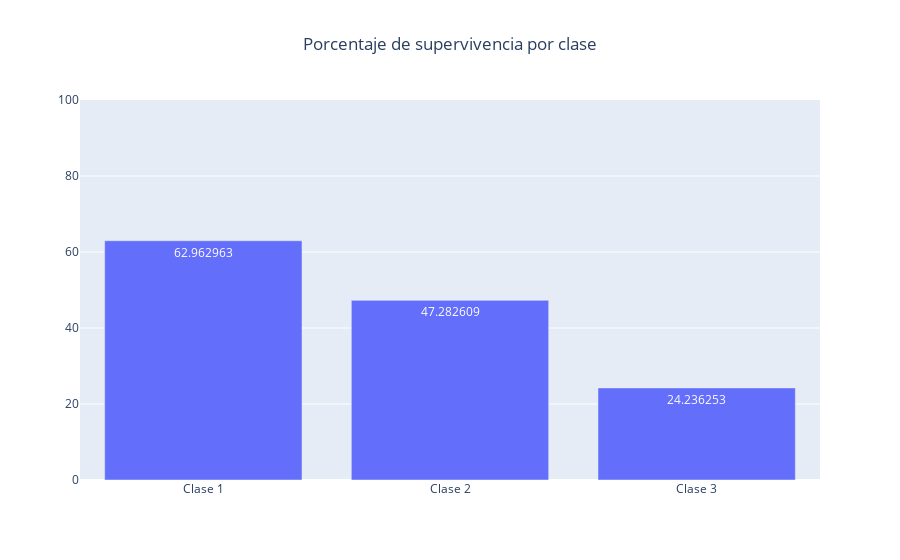

The notebook cell this image was saved under:
### Code cell
import plotly.graph_objects as go
x_values = ['Clase 1', 'Clase 2', 'Clase 3']
y_values = [62.962963, 47.282609, 24.236253]
fig = go.Figure(data=[go.Bar(x=x_values, y=y_values, text=y_values, textposition='auto')])
fig.update_layout(title='Porcentaje de supervivencia por clase', title_x=0.5)
fig.update_yaxes(range=[0, 100])
fig.show()

### Figure 1 — Plotly figure (JSON) as saved in the notebook; plotly's stock layout.template omitted (floating-point values rounded to 4 significant figures)
{"data": [{"text": ["62.962963", "47.282609", "24.236253"], "textposition": "auto", "type": "bar", "x": ["Clase 1", "Clase 2", "Clase 3"], "y": [62.96, 47.28, 24.24]}], "layout": {"title": {"text": "Porcentaje de supervivencia por clase", "x": 0.5}, "yaxis": {"range": [0, 100]}}}
